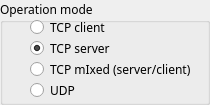
     <widget class="QGroupBox" name="ch1_opmode">
      <property name="geometry">
       <rect>
        <x>7</x>
        <y>71</y>
        <width>210</width>
        <height>105</height>
       </rect>
      </property>
      <property name="minimumSize">
       <size>
        <width>210</width>
        <height>0</height>
       </size>
      </property>
      <property name="maximumSize">
       <size>
        <width>225</width>
        <height>16777215</height>
       </size>
      </property>
      <property name="font">
       <font>
        <family>맑은 고딕</family>
       </font>
      </property>
      <property name="title">
       <string>Operation mode</string>
      </property>
      <widget class="QWidget" name="layoutWidget">
       <property name="geometry">
        <rect>
         <x>30</x>
         <y>20</y>
         <width>161</width>
         <height>81</height>
        </rect>
       </property>
       <layout class="QVBoxLayout" name="verticalLayout">
        <item>
         <widget class="QRadioButton" name="ch1_tcpclient">
          <property name="minimumSize">
           <size>
            <width>0</width>
            <height>10</height>
           </size>
          </property>
          <property name="maximumSize">
           <size>
            <width>16777215</width>
            <height>15</height>
           </size>
          </property>
          <property name="font">
           <font>
            <family>맑은 고딕</family>
           </font>
          </property>
          <property name="text">
           <string>TCP client</string>
          </property>
         </widget>
        </item>
        <item>
         <widget class="QRadioButton" name="ch1_tcpserver">
          <property name="minimumSize">
           <size>
            <width>0</width>
            <height>10</height>
           </size>
          </property>
          <property name="maximumSize">
           <size>
            <width>16777215</width>
            <height>15</height>
           </size>
          </property>
          <property name="font">
           <font>
            <family>맑은 고딕</family>
           </font>
          </property>
          <property name="text">
           <string>TCP server</string>
          </property>
          <property name="checked">
           <bool>true</bool>
          </property>
         </widget>
        </item>
        <item>
         <widget class="QRadioButton" name="ch1_tcpmixed">
          <property name="minimumSize">
           <size>
            <width>0</width>
            <height>10</height>
           </size>
          </property>
          <property name="maximumSize">
           <size>
            <width>16777215</width>
            <height>15</height>
           </size>
          </property>
          <property name="font">
           <font>
            <family>맑은 고딕</family>
           </font>
          </property>
          <property name="text">
           <string>TCP mIxed (server/client)</string>
          </property>
         </widget>
        </item>
        <item>
         <widget class="QRadioButton" name="ch1_udp">
          <property name="minimumSize">
           <size>
            <width>0</width>
            <height>10</height>
           </size>
          </property>
          <property name="maximumSize">
           <size>
            <width>16777215</width>
            <height>15</height>
           </size>
          </property>
          <property name="font">
           <font>
            <family>맑은 고딕</family>
           </font>
          </property>
          <property name="text">
           <string>UDP</string>
          </property>
         </widget>
        </item>
       </layout>
      </widget>
     </widget>
